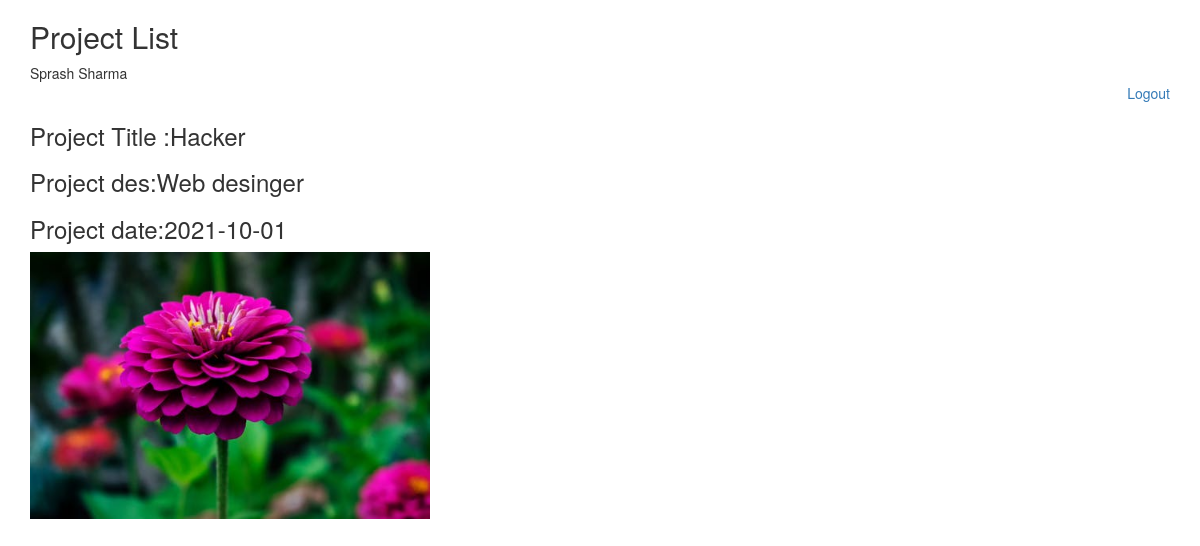
Screenshot of /project-detail.php?pid=19 (signed in) with the database file from the repository.
### tables this page shows
CREATE TABLE `add` (
  `pid` int(20) NOT NULL,
  `uid` int(10) NOT NULL,
  `id` int(20) NOT NULL,
  `title` varchar(30) NOT NULL,
  `des` varchar(100) NOT NULL,
  `file` varchar(20) NOT NULL,
  `datacreated` date NOT NULL DEFAULT current_timestamp()
);

### project-detail.php (the view, shortened to what this page needs)
<!DOCTYPE html>
<html lang="en">
<head>
<link rel="stylesheet" href="https://maxcdn.bootstrapcdn.com/bootstrap/3.4.1/css/bootstrap.min.css">
</head>
<body>
<div class="container">
<h2>Project List</h2>
<?php echo $_SESSION['email']['name'];?>
<p style="text-align:right;"><a href="logout.php" style="text-decoration:none;">Logout</a></p>
<?php
include ("conn.php");
$pid=$_GET['pid'];
$r="select * from `add` where pid=$pid";
$s=mysqli_query($conn,$r);
if(mysqli_num_rows($s)>0)
{
    $row=mysqli_fetch_assoc($s);
}
?>
<h3> <?php echo "Project Title :".$row['title']; ?> </h3>
<h3> <?php echo "Project des:".$row['des']; ?> </h3>
<h3> <?php echo "Project date:".$row['datacreated']; ?> </h3>
<img style="width:400px" src="<?php echo $row['file'];?>">
</div>
</body>
</html>

### rows the page displays
add: title "Hacker", des "Web desinger", datacreated "2021-10-01", file (picture)

### other values shown
$_SESSION['email']['name'] "Sprash Sharma"
